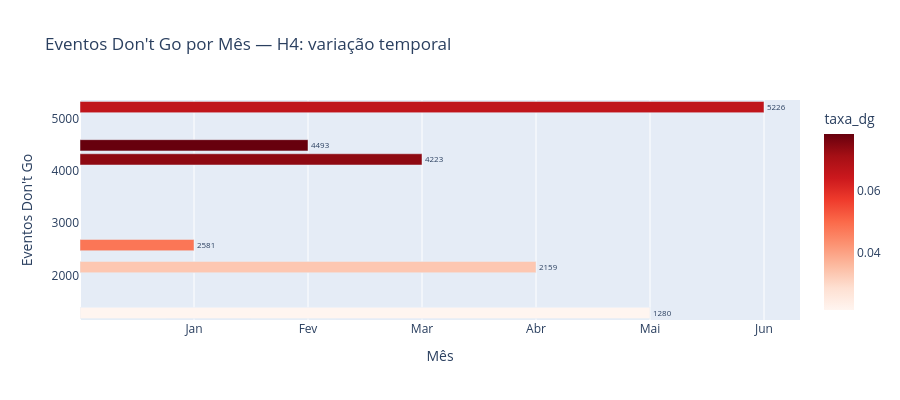

This figure's notebook cell:
### Code cell
# Don't Go por mês (evolução)
mes_dg = con.execute(f'''
    SELECT
        MONTH(Data_Evento) AS mes,
        COUNT(*) AS total,
        SUM(Is_Dont_Go) AS dont_go,
        ROUND(100.0 * SUM(Is_Dont_Go) / COUNT(*), 4) AS taxa_dg
    FROM read_parquet('{GLOB}')
    GROUP BY mes ORDER BY mes
''').pl()

meses = ["Jan","Fev","Mar","Abr","Mai","Jun"]
fig = px.bar(
    mes_dg.to_pandas(), x="mes", y="dont_go",
    title="Eventos Don't Go por Mês — H4: variação temporal",
    labels={"dont_go": "Eventos Don't Go", "mes": "Mês"},
    text="dont_go", color="taxa_dg",
    color_continuous_scale="Reds",
)
fig.update_xaxes(tickvals=list(range(1,7)), ticktext=meses)
fig.update_traces(textposition="outside")
fig.update_layout(height=400)
fig.show()

### Figure 1 — Plotly figure (JSON) as saved in the notebook; plotly's stock layout.template omitted (floating-point values rounded to 4 significant figures)
{"data": [{"hovertemplate": "Mês=%{x}<br>Eventos Don't Go=%{text}<br>taxa_dg=%{marker.color}<extra></extra>", "legendgroup": "", "marker": {"color": [0.0478, 0.0787, 0.0742, 0.0333, 0.0212, 0.0665], "coloraxis": "coloraxis", "pattern": {"shape": ""}}, "name": "", "orientation": "h", "showlegend": false, "text": [2581.0, 4493.0, 4223.0, 2159.0, 1280.0, 5226.0], "textposition": "outside", "type": "bar", "x": [1, 2, 3, 4, 5, 6], "xaxis": "x", "y": [2581.0, 4493.0, 4223.0, 2159.0, 1280.0, 5226.0], "yaxis": "y"}], "layout": {"barmode": "relative", "coloraxis": {"colorbar": {"title": {"text": "taxa_dg"}}, "colorscale": [[0.0, "rgb(255,245,240)"], [0.125, "rgb(254,224,210)"], [0.25, "rgb(252,187,161)"], [0.375, "rgb(252,146,114)"], [0.5, "rgb(251,106,74)"], [0.625, "rgb(239,59,44)"], [0.75, "rgb(203,24,29)"], [0.875, "rgb(165,15,21)"], [1.0, "rgb(103,0,13)"]]}, "height": 400, "legend": {"tracegroupgap": 0}, "title": {"text": "Eventos Don't Go por Mês — H4: variação temporal"}, "xaxis": {"anchor": "y", "domain": [0.0, 1.0], "ticktext": ["Jan", "Fev", "Mar", "Abr", "Mai", "Jun"], "tickvals": [1, 2, 3, 4, 5, 6], "title": {"text": "Mês"}}, "yaxis": {"anchor": "x", "domain": [0.0, 1.0], "title": {"text": "Eventos Don't Go"}}}}
